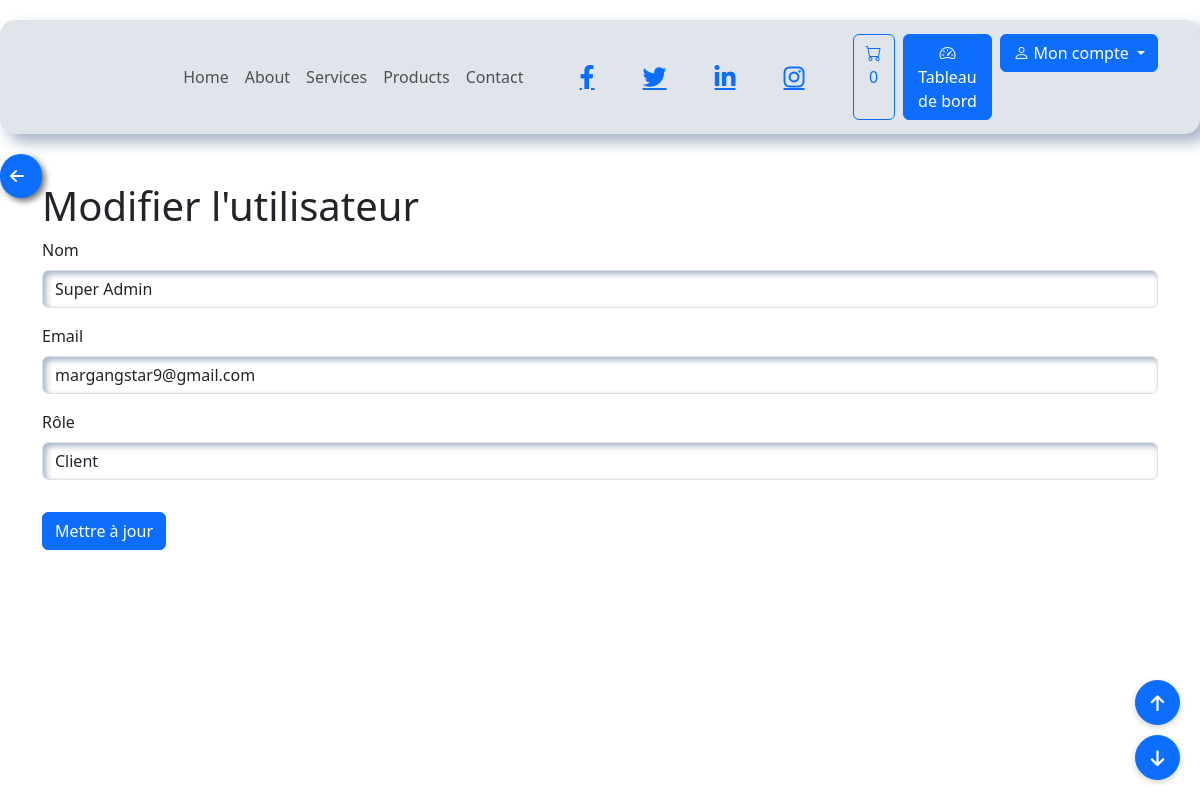
Page /projet/admin/users/edit.php?id=1 (signed in) on the committed database.
### tables this page shows
CREATE TABLE IF NOT EXISTS `users` (
  `id` int NOT NULL AUTO_INCREMENT,
  `name` varchar(100) NOT NULL,
  `email` varchar(100) NOT NULL,
  `password` varchar(255) NOT NULL,
  `avatar` varchar(255) DEFAULT 'default.jpg',
  `role` enum('superadmin','admin','client') DEFAULT 'client',
  `is_active` tinyint(1) DEFAULT '1',
  `last_login` datetime DEFAULT NULL,
  `created_at` timestamp NULL DEFAULT CURRENT_TIMESTAMP,
  `updated_at` timestamp NULL DEFAULT CURRENT_TIMESTAMP ON UPDATE CURRENT_TIMESTAMP,
  `password_reset_token` varchar(100) DEFAULT NULL,
  `token_expires_at` datetime DEFAULT NULL,
  `failed_attempts` int DEFAULT '0',
  `locked_until` datetime DEFAULT NULL,
  PRIMARY KEY (`id`),
  UNIQUE KEY `email` (`email`),
  KEY `idx_email` (`email`),
  KEY `idx_role` (`role`)
);

### projet/admin/users/edit.php (the view, shortened to what this page needs)
<?php
require_once ROOT_PATH . '/includes/db.php';
$userId = $_GET['id'] ?? 0;
$stmt = $pdo->prepare("SELECT * FROM users WHERE id = ?");
$stmt->execute([$userId]);
$user = $stmt->fetch();
require_once ROOT_PATH . '/includes/header.php';
?>
<div class="container my-5">
    <h1>Modifier l'utilisateur</h1>
    <form method="POST">
        <div class="form-group">
            <label for="name">Nom</label>
            <input type="text" name="name" id="name" class="form-control" value="<?= htmlspecialchars($user['name']) ?>" required>
        </div>
        <div class="form-group">
            <label for="email">Email</label>
            <input type="email" name="email" id="email" class="form-control" value="<?= htmlspecialchars($user['email']) ?>" required>
        </div>
        <div class="form-group">
            <label for="role">Rôle</label>
            <select name="role" id="role" class="form-control">
                <option value="client" <?= $user['role'] === 'client' ? 'selected' : '' ?>>Client</option>
            </select>
        </div>
        <button type="submit" class="btn btn-primary mt-3">Mettre à jour</button>
    </form>
</div>

### projet/assets/css/neumorphic.css (style rules this page uses)
:root { --bg-color: #e0e5ec; --primary-color: #6c5ce7; --secondary-color: #a29bfe; --text-color: #2d3436; --shadow-light: #ffffff; --shadow-dark: #a3b1c6; --success-color: #00b894; --danger-color: #d63031; --warning-color: #fdcb6e; --info-color: #0984e3; }
body { background-color: var(--bg-color); color: var(--text-color); font-family: 'Segoe UI', Tahoma, Geneva, Verdana, sans-serif; line-height: 1.6; padding-top: 20px; }
.btn { border-radius: 10px; padding: 10px 20px; transition: all 0.3s ease; }
.btn-primary { background-color: var(--primary-color); border-color: var(--primary-color); color: white; }
.form-control { background-color: var(--bg-color); border: none; box-shadow: inset 3px 3px 6px var(--shadow-dark), inset -3px -3px 6px var(--shadow-light); border-radius: 10px; padding: 12px 15px; }

### rows in the picture
users: name "Super Admin", email "margangstar9@gmail.com", role "Client"

### other values in the picture
$_SESSION['cart_count'] "0"
